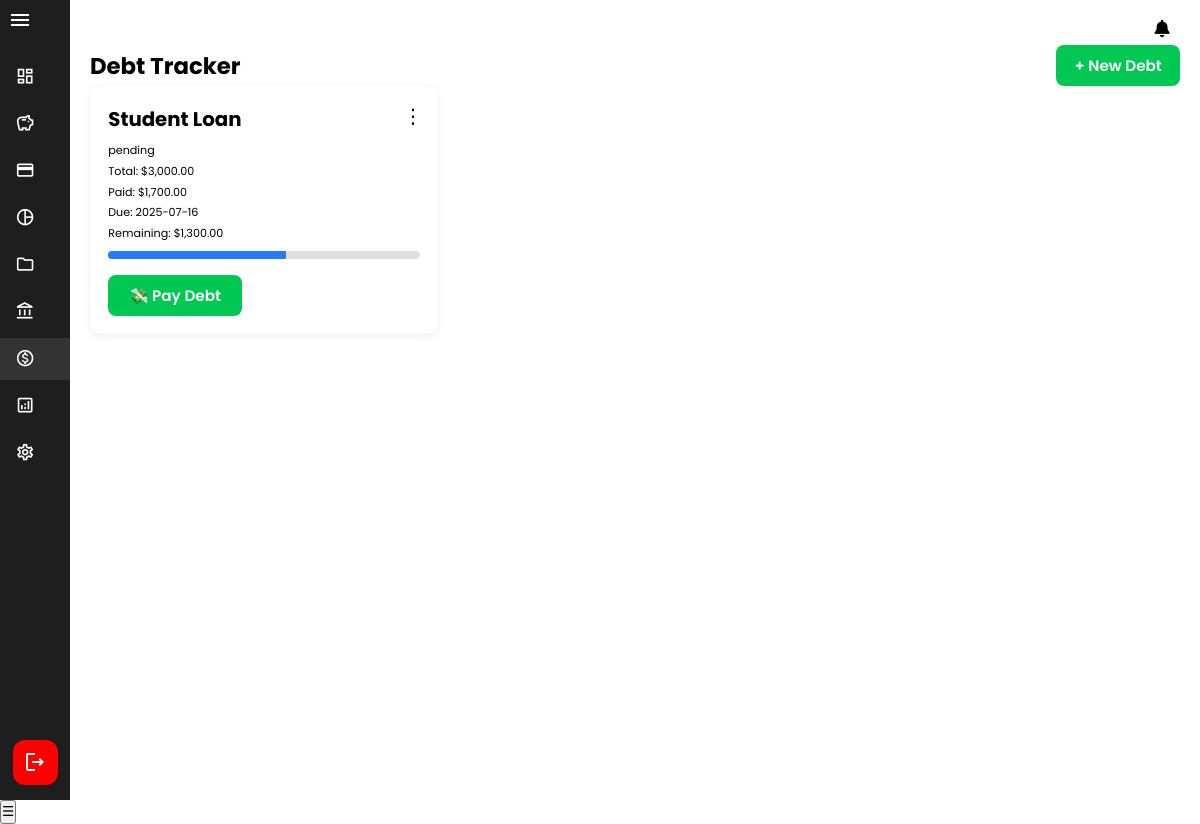
Screenshot of /SmartWallet/debt.php (signed in) with the database file from the repository.
### tables this page shows
CREATE TABLE `debt` (
  `id` int(11) NOT NULL,
  `title` varchar(100) NOT NULL,
  `amount` decimal(10,2) NOT NULL,
  `description` text DEFAULT NULL,
  `due_date` date NOT NULL,
  `status` enum('pending','paid') DEFAULT 'pending',
  `created_at` timestamp NOT NULL DEFAULT current_timestamp(),
  `updated_at` timestamp NOT NULL DEFAULT current_timestamp() ON UPDATE current_timestamp()
);

### SmartWallet/debt.php (the view, shortened to what this page needs)
<?php
require_once 'includes/db.php';
$user_id = $_SESSION['user_id'];
$stmt = $pdo->prepare("
    SELECT d.*, COALESCE(SUM(p.amount), 0) AS paid_amount
    FROM debt d
    LEFT JOIN debt_payments p ON d.id = p.debt_id AND p.user_id = ?
    GROUP BY d.id
    ORDER BY d.due_date ASC
");
$stmt->execute([$user_id]);
$debts = $stmt->fetchAll(PDO::FETCH_ASSOC);
?>
<!DOCTYPE html>
<html lang="en">
<head>
    <link rel="stylesheet" href="assets/css/sidebar.css" />
    <link rel="stylesheet" href="assets/css/header.css" />
    <link rel="stylesheet" href="assets/css/debt.css" />
    <link href="https://cdnjs.cloudflare.com/ajax/libs/font-awesome/6.5.0/css/all.min.css" rel="stylesheet">
</head>
<body>
    <?php include 'includes/sidebar.php'; ?>
    <?php include 'includes/header.php'; ?>
    <main class="content">
        <div class="container">
            <div class="header">
                <h1>Debt Tracker</h1>
                <button id="addDebtBtn" class="btn green">+ New Debt</button>
            </div>
            <div class="cards">
                <?php foreach ($debts as $debt): ?>
                    <?php
                    $remaining = max(0, $debt['amount'] - $debt['paid_amount']);
                    $progress = ($debt['amount'] > 0) ? min(100, round($debt['paid_amount'] / $debt['amount'] * 100)) : 0;
                    ?>
                    <div class="card" data-id="<?= $debt['id'] ?>">
                        <div class="card-header">
                            <h2><?= htmlspecialchars($debt['title']) ?></h2>
                            <div class="kebab-menu-wrapper">
                                <button class="kebab-btn">&#x22EE;</button>
                            </div>
                        </div>
                        <span class="type-label"><?= htmlspecialchars($debt['status']) ?></span>
                        <p>Total: $<?= number_format($debt['amount'], 2) ?></p>
                        <p>Paid: $<?= number_format($debt['paid_amount'], 2) ?></p>
                        <p>Due: <?= htmlspecialchars($debt['due_date']) ?></p>
                        <p>Remaining: $<?= number_format($remaining, 2) ?></p>
                        <div class="progress-bar">
                            <div class="progress" style="width: <?= $progress ?>%"></div>
                        </div>
                        <button class="btn green pay" data-id="<?= $debt['id'] ?>">💸 Pay Debt</button>
                    </div>
                <?php endforeach; ?>
            </div>
        </div>
    </main>
    <button id="mobileToggle" class="hamburger">&#9776;</button>
</body>
</html>

### SmartWallet/assets/css/sidebar.css (style rules this page uses)
* { margin: 0; padding: 0; box-sizing: border-box; font-family: "Poppins", sans-serif; font-size: 95%; }
html, body { height: 100%; margin: 0; padding: 0; overflow: auto; }
.content { flex: 1; padding: 20px; margin-left: 70px; height: 100vh; transition: filter 0.3s ease; }

### SmartWallet/assets/css/debt.css (style rules this page uses)
.header { display: flex; justify-content: space-between; align-items: center; margin-top: 25px; }
.header h1 { margin: 0; font-size: 1.5rem; font-weight: bold; }
.header button { padding: 0.6rem 1.2rem; background-color: #28a745; color: #fff; border: none; border-radius: 8px; cursor: pointer; }
.cards { display: grid; grid-template-columns: repeat(auto-fill, minmax(280px, 1fr)); gap: 1.5rem; }
.card { background: #fff; padding: 1.2rem; border-radius: 12px; box-shadow: 0 2px 8px rgba(0, 0, 0, 0.08); position: relative; }
.card h2 { margin: 0 0 0.5rem 0; font-size: 1.3rem; font-weight: bold; }
.card p { margin: 0.25rem 0; }
.progress-bar { background: #e0e0e0; height: 8px; border-radius: 5px; overflow: hidden; margin: 0.6rem 0 1rem; }
.progress { height: 100%; background: #2979ff; transition: width 0.4s ease; }
.kebab-menu-wrapper { position: absolute; top: 1rem; right: 1rem; }
.kebab-btn { background: transparent; border: none; font-size: 20px; cursor: pointer; }
.btn { display: inline-block; font-size: 1rem; font-weight: 600; padding: 0.6rem 1.4rem; border-radius: 8px; cursor: pointer; border: none; transition: background 0.3s ease, transform 0.1s ease; }
.btn.green { background-color: #00c853; color: white; }

### rows the page displays
debt: title "Student Loan", status "pending", amount "3,000.00", paid_amount "1,700.00", due_date "2025-07-16", remaining "1,300.00", $progress 57 (drawn)
